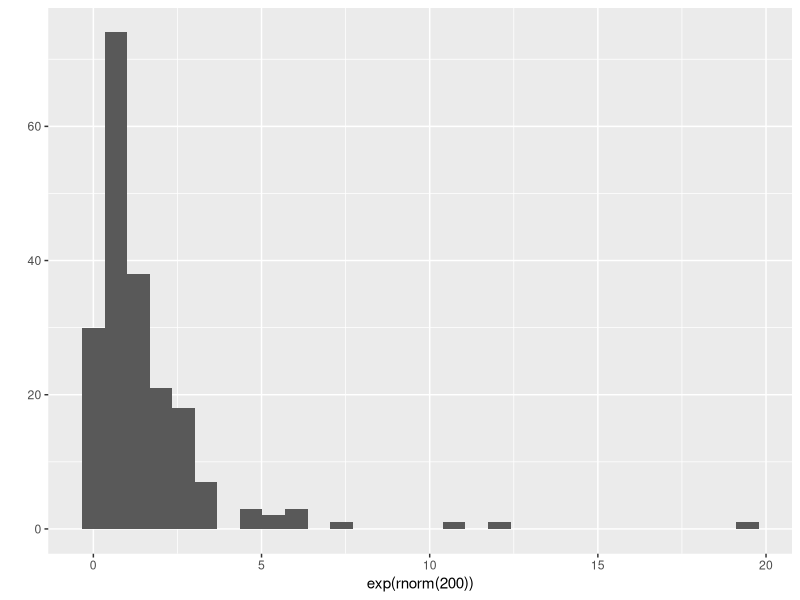

This figure's R source:
## ---- chunk 1
knitr::opts_chunk$set(echo = FALSE, cache=TRUE, messages=FALSE, warning=FALSE)
library(ggplot2)
## ---- chunk 2
qplot(exp(rnorm(200)))
